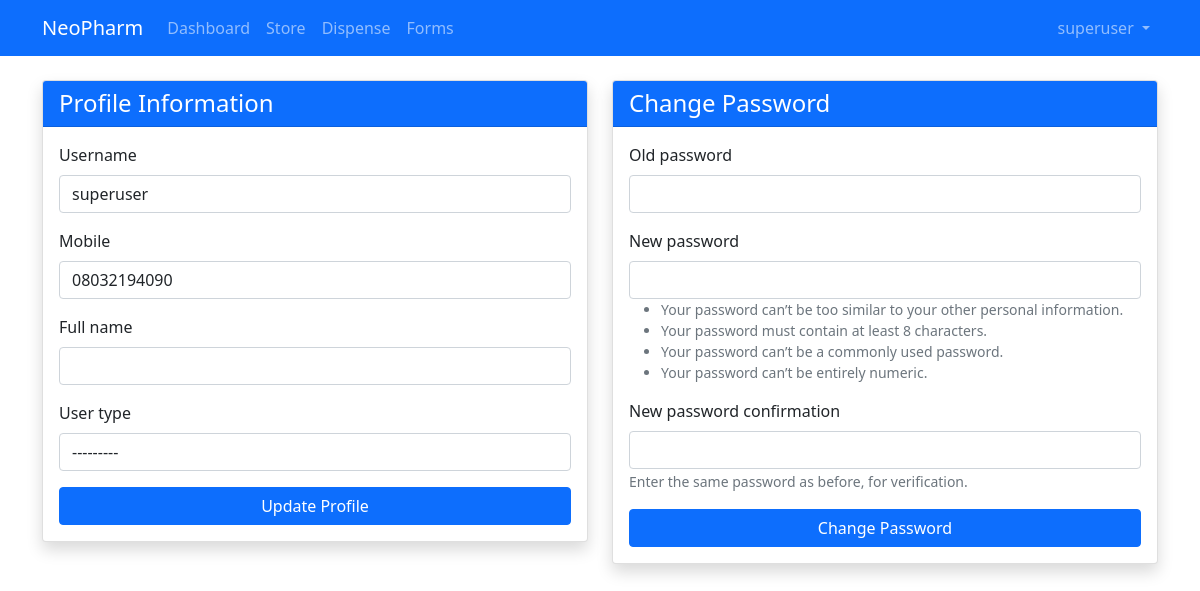
Page /profile/ (signed in) on the earlier database version.
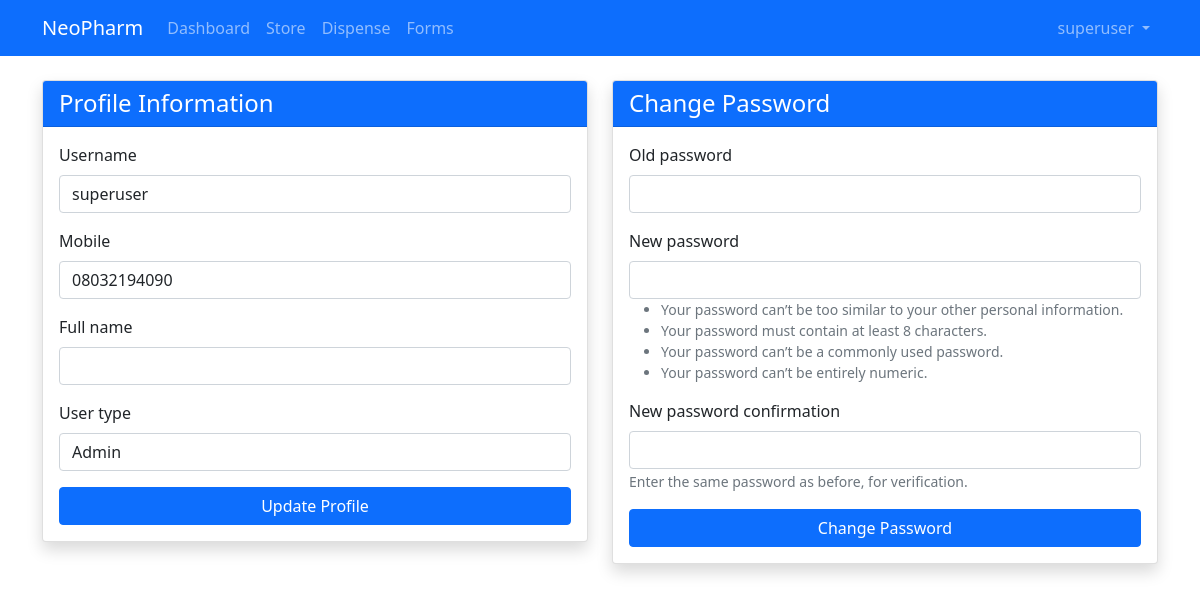
Same page on the later database version.
### pharmacy/models.py (models this page shows, shortened)
class Profile(models.Model):
    user = models.OneToOneField(User, on_delete=models.CASCADE)
    full_name = models.CharField(max_length=200, blank=True, null=True)
    user_type = models.CharField(max_length=200, choices=USER_TYPE, blank=True, null=True)

### pharmacy/views.py (the view)
# urls.py: path('profile/', views.profile, name='profile'),
@login_required
def profile(request):
    if request.method == 'POST':
        action = request.POST.get('action')
        if action == 'update_profile':
            user_form = UserProfileForm(request.POST, instance=request.user)
            profile_form = ProfileForm(request.POST, instance=request.user.profile)
            if user_form.is_valid() and profile_form.is_valid():
                with transaction.atomic():
                    user_form.save()
                    profile_form.save()
                messages.success(request, 'Your profile has been updated successfully!')
                return redirect('store:profile')
        elif action == 'change_password':
            password_form = CustomPasswordChangeForm(request.user, request.POST)
            if password_form.is_valid():
                user = password_form.save()
                update_session_auth_hash(request, user)
                messages.success(request, 'Your password was successfully updated!')
                return redirect('store:profile')
            else:
                messages.error(request, 'Please correct the error below.')
    else:
        user_form = UserProfileForm(instance=request.user)
        profile_form = ProfileForm(instance=request.user.profile)
        password_form = CustomPasswordChangeForm(request.user)
    context = {
        'user_form': user_form,
        'profile_form': profile_form,
        'password_form': password_form,
    }
    return render(request, 'store/profile.html', context)

### pharmacy/forms.py
class UserProfileForm(forms.ModelForm):
    class Meta:
        model = User
        fields = ['username', 'mobile']

class ProfileForm(forms.ModelForm):
    class Meta:
        model = Profile
        fields = ['full_name', 'user_type']

### pharmacy/templates/store/profile.html (shortened to what this page needs)
{% extends 'base.html' %}
{% load widget_tweaks %}
{% block content %}
<div class="container mt-4">
    <div class="row">
        <div class="col-md-6 mb-4">
            <div class="card shadow">
                <div class="card-header bg-primary text-white">
                    <h4 class="mb-0">Profile Information</h4>
                </div>
                <div class="card-body">
                    <form method="post" novalidate>
                        {% for field in user_form %}
                        <div class="mb-3">
                            <label for="{{ field.id_for_label }}" class="form-label">{{ field.label }}</label>
                            {{ field|add_class:"form-control" }}
                        </div>
                        {% endfor %}
                        {% for field in profile_form %}
                        <div class="mb-3">
                            <label for="{{ field.id_for_label }}" class="form-label">{{ field.label }}</label>
                            {{ field|add_class:"form-control" }}
                        </div>
                        {% endfor %}
                        <div class="d-grid">
                            <button type="submit" class="btn btn-primary">Update Profile</button>
                        </div>
                    </form>
                </div>
            </div>
        </div>
        <div class="col-md-6 mb-4">
            <div class="card shadow">
                <div class="card-header bg-primary text-white">
                    <h4 class="mb-0">Change Password</h4>
                </div>
                <div class="card-body">
                    <form method="post" novalidate>
                        {% for field in password_form %}
                        <div class="mb-3">
                            <label for="{{ field.id_for_label }}" class="form-label">{{ field.label }}</label>
                            {{ field }}
                            {% if field.help_text %}
                            <small class="form-text text-muted">{{ field.help_text }}</small>
                            {% endif %}
                        </div>
                        {% endfor %}
                        <div class="d-grid">
                            <button type="submit" class="btn btn-primary">Change Password</button>
                        </div>
                    </form>
                </div>
            </div>
        </div>
    </div>
</div>
{% endblock %}

Differences in the rows shown:
changed Profile: user_type "---------" → "Admin"
